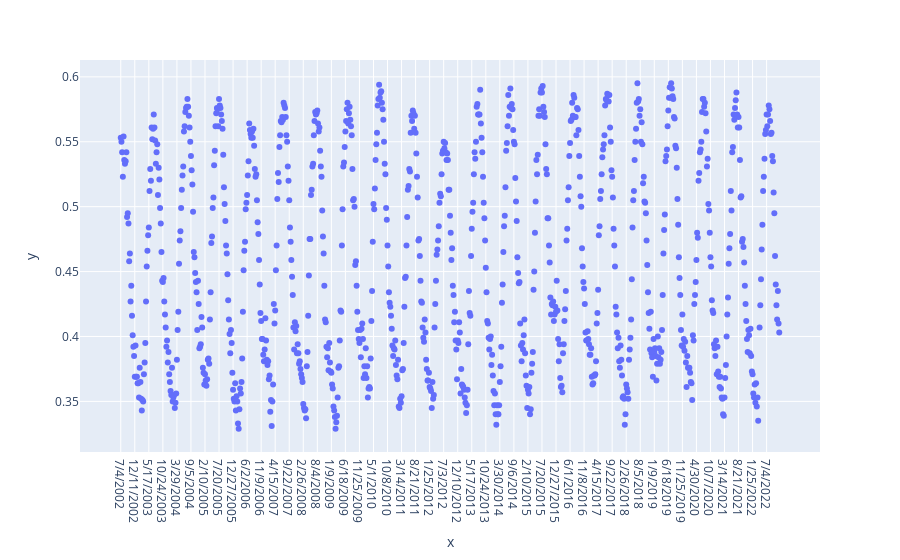

Notebook code for this chart:
### Code cell
fig = px.scatter(x=ndvi["START DATE"], y=ndvi["SAMPLE VALUE"])
fig.show()

### Figure 1 — Plotly figure (JSON) as saved in the notebook; plotly's stock layout.template omitted (floating-point values rounded to 4 significant figures; data arrays with more than 128 entries replaced by an {"elided": "..."} marker saying what was removed)
{"data": [{"hovertemplate": "x=%{x}<br>y=%{y}<extra></extra>", "legendgroup": "", "marker": {"color": "#636efa", "symbol": "circle"}, "mode": "markers", "name": "", "orientation": "v", "showlegend": false, "type": "scatter", "x": {"elided": "939 str values"}, "xaxis": "x", "y": {"elided": "939 float values"}, "yaxis": "y"}], "layout": {"legend": {"tracegroupgap": 0}, "margin": {"t": 60}, "xaxis": {"anchor": "y", "domain": [0, 1], "title": {"text": "x"}}, "yaxis": {"anchor": "x", "domain": [0, 1], "title": {"text": "y"}}}}
